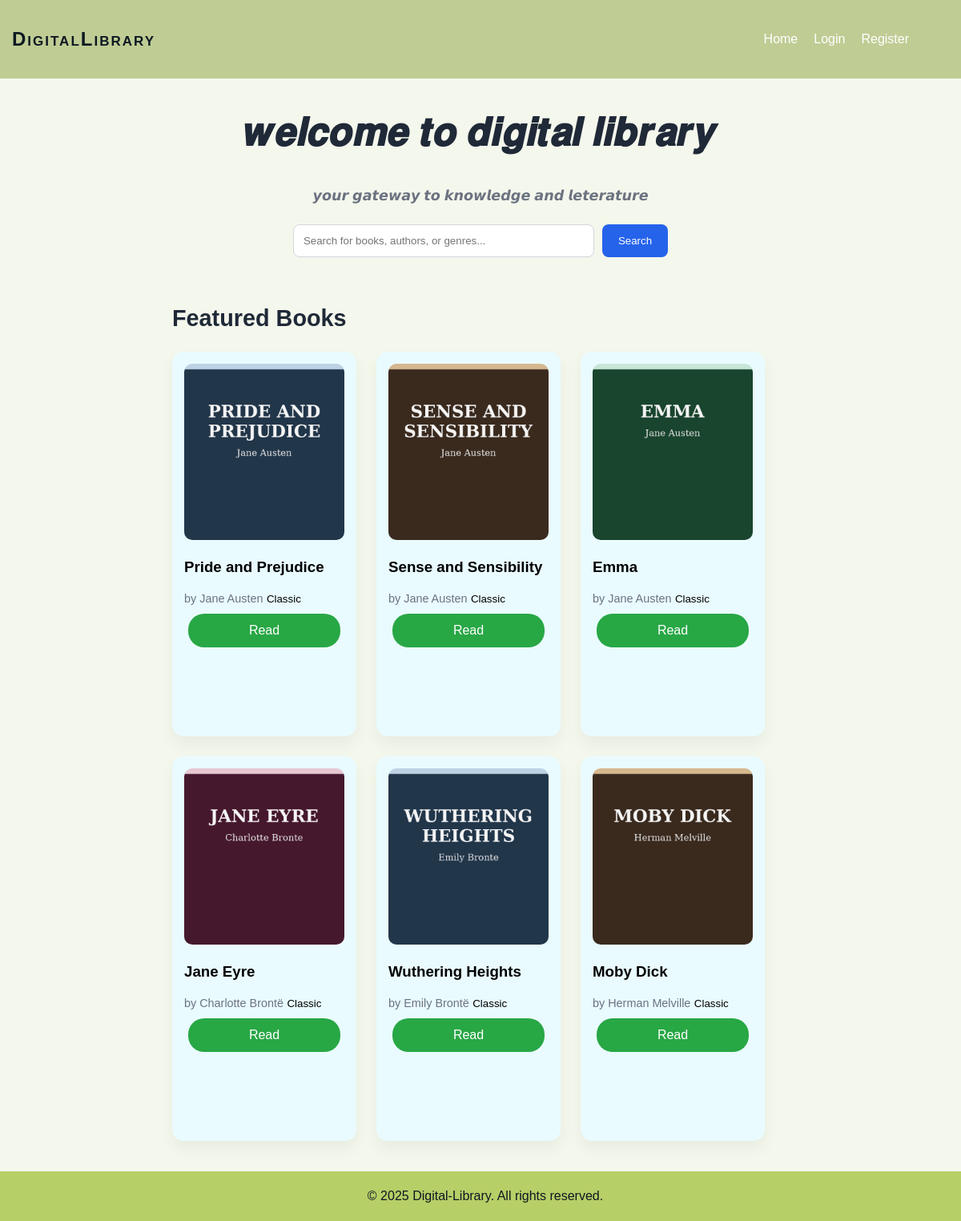
The page / on the database its author committed.
### tables this page shows
CREATE TABLE books (
    id INTEGER PRIMARY KEY AUTOINCREMENT,
    title TEXT NOT NULL,
    author TEXT NOT NULL,
    category TEXT NOT NULL,
    content_url TEXT NOT NULL,
    cover_url TEXT NOT NULL,
    available INTEGER DEFAULT 1
);

### app.py (the view)
@app.route("/")
def index():
    db = get_db()
    query = request.args.get("q")
    if query and query.strip():
        books = db.execute(
            """
            SELECT id, title, author, category, cover_url
            FROM books
            WHERE title LIKE ? OR author LIKE ?
            """,
            (f"%{query}%", f"%{query}%")
        ).fetchall()
    else:
        books = db.execute(
            "SELECT id, title, author, category, cover_url FROM books LIMIT 6"
        ).fetchall()
    return render_template("index.html", books=books, query=query)

### app.py (called while the page is built)
def get_db():
    conn = sqlite3.connect("library.db")
    conn.row_factory = sqlite3.Row
    return conn

### templates/index.html (shortened to what this page needs)
{% extends "layout.html" %}
{% block content %}
    <section class="hero">
        <h1>𝒘𝒆𝒍𝒄𝒐𝒎𝒆 𝒕𝒐 𝒅𝒊𝒈𝒊𝒕𝒂𝒍 𝒍𝒊𝒃𝒓𝒂𝒓𝒚</h1>
        <p>𝙮𝙤𝙪𝙧 𝙜𝙖𝙩𝙚𝙬𝙖𝙮 𝙩𝙤 𝙠𝙣𝙤𝙬𝙡𝙚𝙙𝙜𝙚 𝙖𝙣𝙙 𝙡𝙚𝙩𝙚𝙧𝙖𝙩𝙪𝙧𝙚</p>
        <form class="search-bar"  method="get">
            <input type="text" name="q" placeholder="Search for books, authors, or genres..." >
            <button type="submit">Search</button>
        </form>
    </section>
    <section class="section">
        <h2>{% if query %}Search Results"{{ query }}"{% else %}Featured Books{% endif %}</h2>
        <div class="grid">
            {% for book in books %}
            <div class="card">
                <img src="{{ book.cover_url }}" alt="{{ book.title }} cover" class="book-cover">
                <h3>{{ book.title }}</h3>
                <span>by {{ book.author }}</span>
                <small>{{ book.category }}</small>
                <a class="btn1" href="/read/{{ book.id }}">Read</a>
            </div>
            {% endfor %}
        </div>
    </section>
{% endblock %}

### static/style.css (style rules this page uses)
body { font-family: Arial, sans-serif; background-color: #f4f7ec; margin: 0; padding: 0; }
.btn1 { background-color: #28a745; color: white; padding: 12px 20px; text-decoration: none; border-radius: 20px; margin: 5px; display: inline-block; font-size: 1rem; margin-top: 10px; display: flex; justify-content: center; flex-direction: column; text-align: center; }
.hero { text-align: center; margin-bottom: 60px; }
.hero h1 { font-size: 3rem; font-weight: 700; color: #1f2937; }
.hero p { color: #6b7280; margin: 10px 0 25px; font-size: 1.1rem; }
.search-bar { display: flex; justify-content: center; gap: 10px; }
.search-bar input { width: 350px; padding: 12px; border-radius: 8px; border: 1px solid #d1d5db; }
.search-bar button { padding: 12px 20px; border-radius: 8px; border: none; background: #2563eb; color: white; cursor: pointer; }
.section { margin-top: 60px; margin-bottom: 60px; margin-left: 70px; margin-right: 70px; }
.section h2 { font-size: 1.8rem; font-weight: 600; color: #1f2937; margin-left: 145px; }
.grid { display: flex; flex-wrap: wrap; grid-template-columns: repeat(auto-fit, minmax(180px, 1fr)); gap: 25px; margin-top: 25px; margin-left:145px; align-items: center; margin-bottom: 100px; }
.card { background: #e9fbff; border-radius: 14px; padding: 15px; box-shadow: 0 10px 20px rgba(0,0,0,0.05); transition: transform 0.2s; height: 450px; width: 200px; }
.card img { width: 100%; height: 220px; object-fit: cover; border-radius: 10px; }
.card span { color: #6b7280; font-size: 0.9rem; }
.book-cover { cursor: pointer; height: 300px; width: 200px; }

### rows shown on the page
books: cover_url (picture), title "Pride and Prejudice", author "Jane Austen", category "Classic"
books: cover_url (picture), title "Sense and Sensibility", author "Jane Austen", category "Classic"
books: cover_url (picture), title "Emma", author "Jane Austen", category "Classic"
books: cover_url (picture), title "Jane Eyre", author "Charlotte Brontë", category "Classic"
books: cover_url (picture), title "Wuthering Heights", author "Emily Brontë", category "Classic"
books: cover_url (picture), title "Moby Dick", author "Herman Melville", category "Classic"
